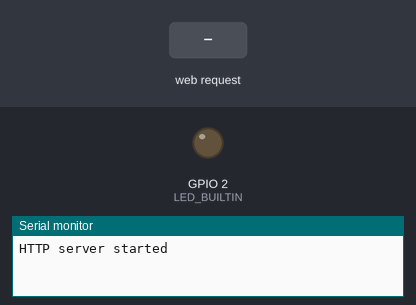
A program run on a simulated ESP32. Parts: output pins drawn as LEDs (lit = HIGH), the last lines printed to the serial monitor. Dashed ring = blinking. Inputs (shaded band) come from the test bench.

Above: at 1.3 s.
1.4 s: HTTP request GET /led/1/on received
At 1.5 s:
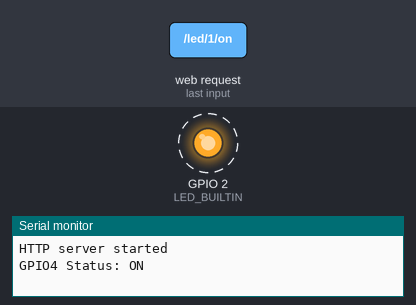
4.4 s: HTTP request GET /led/1/off received
At 5.1 s:
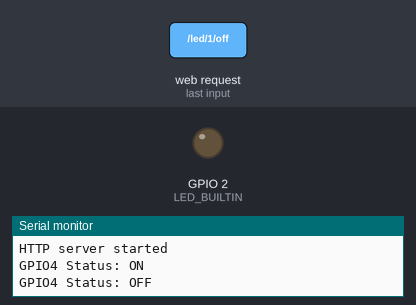
6.4 s: HTTP request GET /led/2/on received
At 6.5 s:
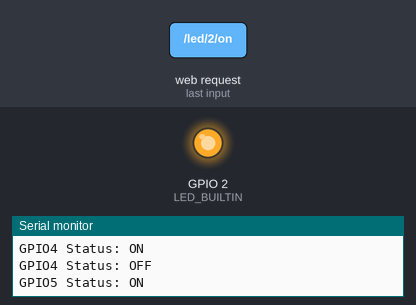
9.4 s: HTTP request GET /led/2/off received
At 10.3 s:
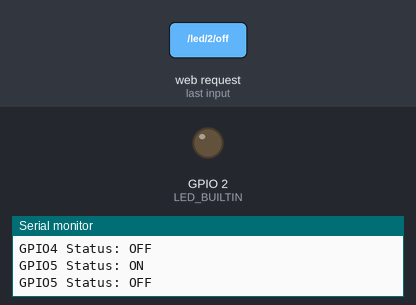
Timing chart, 0 to 11.9 s (numbered marks = the images above; inputs shaded):
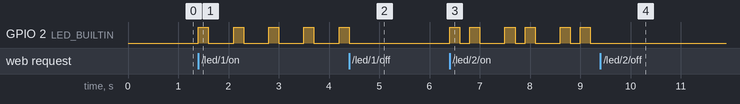

The program:

main.cpp
```cpp
#include <WiFi.h>
#include <WebServer.h>

/* Put your SSID & Password */
const char *ssid = "ESP32";		   // Enter SSID here
const char *password = "12345678"; // Enter Password here

/* Put IP Address details */
IPAddress local_ip(192, 168, 1, 1);
IPAddress gateway(192, 168, 1, 1);
IPAddress subnet(255, 255, 255, 0);

WebServer server(8118);

bool LED1status = LOW;
bool LED2status = LOW;

String SendHTML(bool isNotFound = false);
String SendJSON(bool led1, bool led2);

void handle_OnConnect();
void handle_led1on();
void handle_led1off();
void handle_led2on();
void handle_led2off();
void handle_Status();
void handle_NotFound();

void setup()
{
	Serial.begin(9600);
	pinMode(LED_BUILTIN, OUTPUT);

	WiFi.softAP(ssid, password);
	WiFi.softAPConfig(local_ip, gateway, subnet);
	delay(100);

	server.on("/", handle_OnConnect);
	server.on("/led", handle_Status);
	server.on("/led/1/on", handle_led1on);
	server.on("/led/1/off", handle_led1off);
	server.on("/led/2/on", handle_led2on);
	server.on("/led/2/off", handle_led2off);
	server.onNotFound(handle_NotFound);

	server.begin();
	Serial.println("HTTP server started");
}
void loop()
{
	server.handleClient();
	if (LED1status)
	{
		digitalWrite(LED_BUILTIN, HIGH);
		delay(200);
		digitalWrite(LED_BUILTIN, LOW);
		delay(500);
	}
	else
	{
		digitalWrite(LED_BUILTIN, LOW);
	}

	if (LED2status)
	{
		digitalWrite(LED_BUILTIN, HIGH);
		delay(200);
		digitalWrite(LED_BUILTIN, LOW);
		delay(200);
		digitalWrite(LED_BUILTIN, HIGH);
		delay(200);
		digitalWrite(LED_BUILTIN, LOW);
		delay(500);
	}
	else
	{
		digitalWrite(LED_BUILTIN, LOW);
	}
}

void handle_OnConnect()
{
	server.send(200, "text/html", SendHTML());
}

void handle_Status()
{
	server.send(200, "text/json", SendJSON(LED1status, LED2status));
}

void handle_led1on()
{
	LED1status = HIGH;
	Serial.println("GPIO4 Status: ON");
	server.send(204);
}

void handle_led1off()
{
	LED1status = LOW;
	Serial.println("GPIO4 Status: OFF");
	server.send(204);
}

void handle_led2on()
{
	LED2status = HIGH;
	Serial.println("GPIO5 Status: ON");
	server.send(204);
}

void handle_led2off()
{
	LED2status = LOW;
	Serial.println("GPIO5 Status: OFF");
	server.send(204);
}

void handle_NotFound()
{
	server.send(404, "text/html", SendHTML(true));
}

String SendHTML(bool isNotFound)
{
	String htmlContent = "<!DOCTYPE html>";
	htmlContent += "<html>";
	htmlContent += "<head>";
		htmlContent += "<meta charset='utf-8'>";
		htmlContent += "<meta name='viewport' content='width=device-width, initial-scale=1'>";
		htmlContent += "<title>Balaji ESP32</title>";
		htmlContent += "<link href='https://cdn.jsdelivr.net/gh/IoTBalaji/esp32@latest/index.css' rel='stylesheet' crossorigin='anonymous'>";
	htmlContent += "</head>";
	htmlContent += "<body>";

	if (isNotFound) {
		htmlContent += "<div id=\"container\">";
			htmlContent += "<h1>Page Not Found</h1>";
			htmlContent += "<a href=\"/\">Go Back</a>";
		htmlContent += "</div>";
	} else {
		htmlContent += "<div id=\"container\">";
			htmlContent += "<h1>Poor Internet Connection!</h1>";
		htmlContent += "</div>";
		htmlContent += "<script src='https://cdn.jsdelivr.net/gh/IoTBalaji/esp32@latest/index.js' crossorigin='anonymous'></script>";
	}
	htmlContent += "</div>";
	htmlContent += "</html>";
	return htmlContent;
}

String SendJSON(bool led1, bool led2) {
	return String("{\"led1\":" + String(led1 == true ? "true" : "false") + ", \"led2\":" + String(led2 == true ? "true" : "false") + "}");
}
```

Measured:
- after the input at 1.4 s, GPIO 2 (LED_BUILTIN): alternates HIGH for 0.20 s and LOW for 0.50 s, starting at once
- after the input at 4.4 s, GPIO 2 (LED_BUILTIN): goes on until 4.4 s, then stays LOW
- after the input at 6.4 s, GPIO 2 (LED_BUILTIN): LOW → HIGH at once, then repeats every 1.1 s: LOW 0.20 s, HIGH 0.20 s, LOW 0.50 s, HIGH 0.20 s
- after the input at 9.4 s, GPIO 2 (LED_BUILTIN): stops changing and stays LOW
